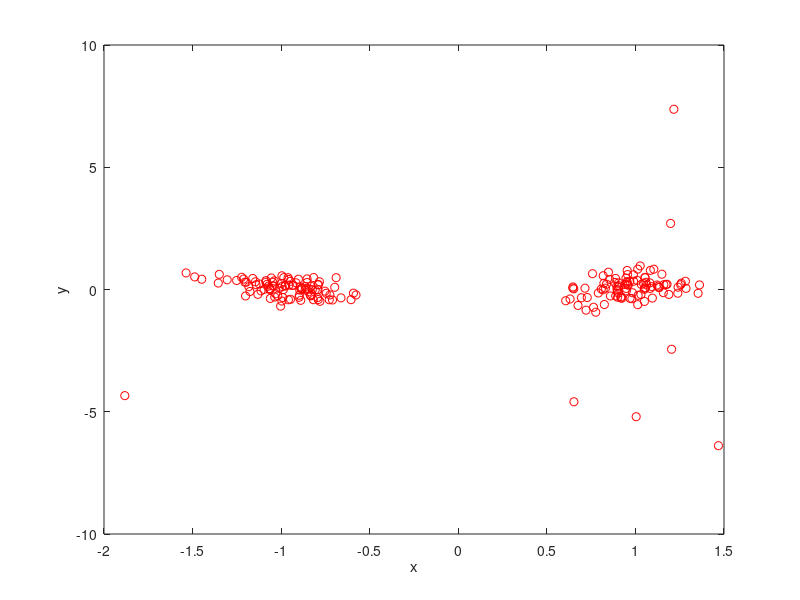
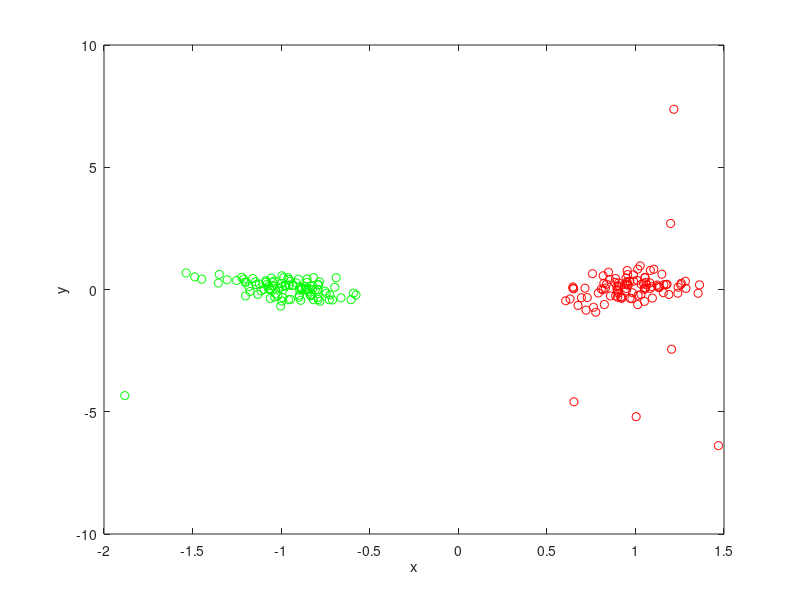

These figures' MATLAB source, in order:
data=load('data1/1.mat');data=data.data';
n=size(data,1);
[W,s,latent]=pca(data);
data1=s(:,1:2);
data1=(data1-repmat(mean(data1),[n,1]))./sqrt(repmat(var(data1),[n,1]));
figure(1);
plot(data1(:,1),data1(:,2),'ro');
xlabel('x')
ylabel('y')
[lb,c]=kmeans(data1,2);
result=reshape(lb,20,[]);
result=result';
figure(2);
plot(data1(lb==1,1),data1(lb==1,2),'ro');hold on;
plot(data1(lb==2,1),data1(lb==2,2),'go');
xlabel('x');
ylabel('y');
save('./result1.mat','result');
xlswrite('./result1.xls',result);